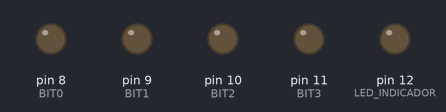
The sketch below on a simulated Arduino Uno, built with avr-gcc and run on an emulated ATmega328P. Parts: output pins drawn as LEDs (lit = HIGH).

Above: at 0.2 s.
At 1.2 s:
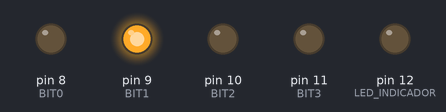
At 2.2 s:
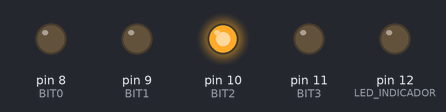
At 4.7 s:
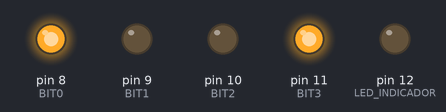
At 7.2 s:
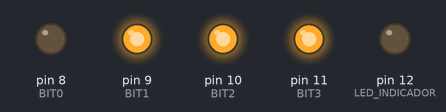
At 9.7 s:
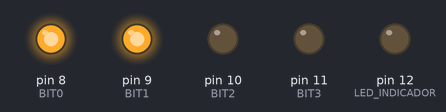
Timing chart, 0 to 10.4 s (numbered marks = the images above):
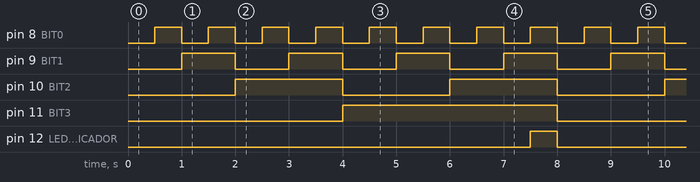

Measured:
- by itself, pin 8 (BIT0): alternates HIGH for 0.50 s and LOW for 0.50 s
- by itself, pin 9 (BIT1): alternates HIGH for 1.0 s and LOW for 1.0 s
- by itself, pin 10 (BIT2): alternates HIGH for 2.0 s and LOW for 2.0 s
- by itself, pin 11 (BIT3): alternates HIGH for 4.0 s and LOW for 4.0 s
- by itself, pin 12 (LED_INDICADOR): alternates HIGH for 0.50 s and LOW for 7.5 s

The sketch:

reto5_led_indicador.ino
```cpp
const int BIT0 = 8;
const int BIT1 = 9;
const int BIT2 = 10;
const int BIT3 = 11;

const int LED_INDICADOR = 12;

const int waitDelay = 500;

void setup()
{
  pinMode(BIT0, OUTPUT);
  pinMode(BIT1, OUTPUT);
  pinMode(BIT2, OUTPUT);
  pinMode(BIT3, OUTPUT);

  pinMode(LED_INDICADOR, OUTPUT);
}

void loop()
{
  for (int numero = 0; numero <= 15; numero++)
  {
    digitalWrite(BIT0, (numero & (1 << 0)) ? HIGH : LOW);
    digitalWrite(BIT1, (numero & (1 << 1)) ? HIGH : LOW);
    digitalWrite(BIT2, (numero & (1 << 2)) ? HIGH : LOW);
    digitalWrite(BIT3, (numero & (1 << 3)) ? HIGH : LOW);

    if (numero == 15)
    {
      digitalWrite(LED_INDICADOR, HIGH);
    }
    else
    {
      digitalWrite(LED_INDICADOR, LOW);
    }

    delay(waitDelay);
  }
}
```
